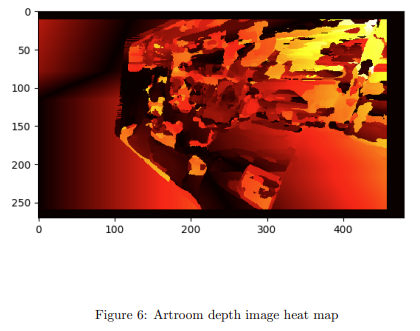
#> input picture images/art_room_depth.png, 420 x 331 px, given in place of project2.avi, which was not available
$ python Problem1.py
#> lines starting #> are read from the running program, lines starting #| are printed output that depends on the picture; after the words box and inside, x2 and y2 are one past the last pixel; in counts of white or black regions, pixels touching at a corner belong together; pictures that were not available may be replaced by others from this repository, and a replacement may not be noted

# Import necessary libraries
import numpy as np
import cv2
import matplotlib.pyplot as plt
import math
# Loading video file
cap = cv2.VideoCapture('project2.avi')

# Initializing arrays for storing Hough space parameters
hough_x = []
hough_y = []

def canny(image):
    blur = cv2.GaussianBlur(image, (7,7), 0)
    gray = cv2.cvtColor(blur, cv2.COLOR_RGB2GRAY)
    canny = cv2.Canny(gray, 85, 255)
    return canny


# Defining a function for performing Hough transform
def hough_transform(frame, res=1, angle_step=1):
    w, h = frame.shape
    theta = np.deg2rad(np.arange(-90, 90, angle_step))
    rhp = np.ceil(int(math.sqrt(w**2 + h**2)))
    rhl = np.arange(-rhp, rhp+1, res)
    costheta = np.cos(theta)
    sintheta = np.sin(theta)

    # Creating an accumulator matrix for storing Hough space values
    acc = np.zeros((len(rhl), len(theta)), dtype=np.uint64)
    yid, xid = np.nonzero(frame)
    for i in range(len(xid)):
        xn = xid[i]
        yn = yid[i]
        for j in range(len(theta)):
            rho = int(rhp + int(xn * costheta[j] + yn * sintheta[j]))
            acc[rho, j] += 1

    # Returning the accumulator matrix and associated rho and theta values
    return acc, rhl, theta

# Defining a function for identifying peaks in the Hough space
def find_hough_peaks(hough_acc, num_peaks, threshold=295, neighbourhood=2):

    indices = []
    # Iterating over the specified number of peaks to identify
    for i in range(num_peaks):
        # Finding the index of the maximum value in the accumulator matrix
        idx = np.argmax(hough_acc)
        hough_acc_idx = np.unravel_index(idx, hough_acc.shape)
        indices.append(hough_acc_idx)
        # Suppressing peaks in the neighborhood around the maximum value
        y, x = hough_acc_idx
        x_min = max(x - neighbourhood, 0)
        x_max = min(x + neighbourhood + 1, hough_acc.shape[1])
        y_min = max(y - neighbourhood, 0)
        y_max = min(y + neighbourhood + 1, hough_acc.shape[0])
        hough_acc[y_min:y_max, x_min:x_max] = 0
    # Returning the peak indices and the modified accumulator matrix
    return indices, hough_acc


def draw_lines(img, idx, rho, theta):
    color = (0, 0, 255)
    for i in range(len(idx)):
        r = rho[idx[i][0]]
        t = theta[idx[i][1]]
        if t==0 and t==np.pi:
            cv2.line(img, (r, 0), (r, img.shape[0]), (255, 0, 0), 2)
        else:
            m = -1 / np.tan(t)
            b = r / np.sin(t)
            y1 = 0
            x1 = int((y1 - b) / m)
            y2 = img.shape[0]
            x2 = int((y2 - b) / m)
            cv2.line(img, (x1, y1), (x2, y2), (0, 0, 255), 2)


# [52 lines left out: functions hough_interesction_check, homography, decomposition, not called in this run]

dst_points = [(0, 0, 0), (1, 0, 0), (1, 1, 0), (0, 1, 0)]

r = []
p = []
y = []
t_x = []
t_y = []
t_z  = []

while cap.isOpened():
    ret, frame = cap.read()
#> frame is the input picture: shape (331, 420, 3); mean B, G, R 120.2, 132.8, 181.6
    if ret:


        # Getting edges from Processed image
        edges = canny(frame)
#> in canny, `blur = cv2.GaussianBlur(image, (7,7), 0)`:
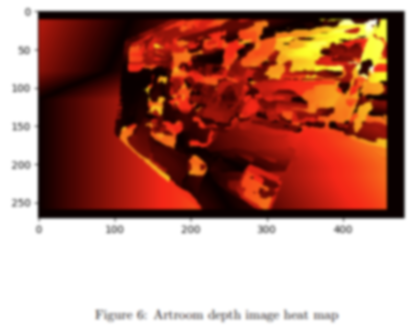
#> blur: shape (331, 420, 3); mean B, G, R 120.2, 132.8, 181.6
#> in canny, `gray = cv2.cvtColor(blur, cv2.COLOR_RGB2GRAY)`:
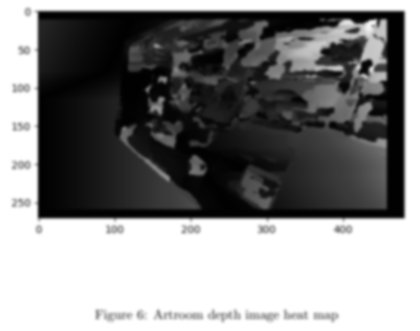
#> gray: shape (331, 420); min 1, max 255, mean 134.6
#> in canny, `canny = cv2.Canny(gray, 85, 255)`:
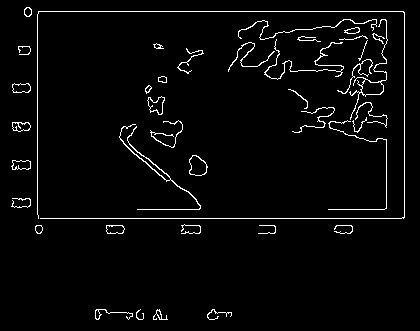
#> canny: shape (331, 420); 3.2% white in thin lines or dots, all inside (x1, y1, x2, y2) = (11, 7, 405, 320)

        # Applying the Hough transform to detect lines in the image
        accumulator, rhos, thetas = hough_transform(edges)
#> in hough_transform, `yid, xid = np.nonzero(frame)`: yid = 4385 values from 7 to 319; xid = 4385 values, max 404 at index 386, min 11 at index 3057, mean 235.5
#> the loop in hough_transform, `for i in range(len(xid)):` made 4385 passes
#> (xn, yn) on passes 1 to 3: (26, 7), (27, 7), (28, 7)
#> after the loop in hough_transform, `for i in range(len(xid)):`:
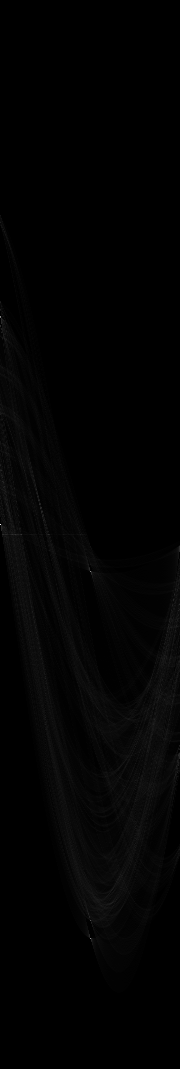
#> acc: shape (1069, 180) uint64; min 0, max 368, mean 4.1; drawn with min black and max white
#> rhos = 1069 values from -534 to 534; thetas = 180 values from -1.57 to 1.55
        peak_indexes, _ = find_hough_peaks(accumulator, 4, neighbourhood=1)
#> the loop in find_hough_peaks, `for i in range(num_peaks):` made 4 passes
#> (idx, y, x, x_min, x_max, y_min, y_max) on passes 1 to 4: (94320, 524, 0, 0, 2, 523, 526), (168930, 938, 90, 89, 92, 937, 940), (102870, 571, 90, 89, 92, 570, 573), (56880, 316, 0, 0, 2, 315, 318)
#> after the loop in find_hough_peaks, `for i in range(num_peaks):`: indices = [(524, 0), (938, 90), (571, 90), (316, 0)]
#> peak_indexes = [(524, 0), (938, 90), (571, 90), (316, 0)]
#> the loop in draw_lines, `for i in range(len(idx)):` made 1 pass
#> (r, t, m, b, y1, x1, y2, x2) on pass 1: (-10, -1.57, 6.12e-17, 10, 0, -163312393531953696, 331, 5242327832375713792)
#> (the run stopped early here; a loop or call above may not have finished)

$ run again, on images/artroom_matches.png
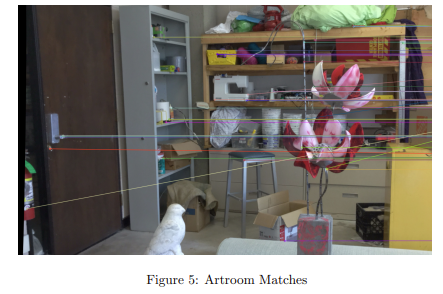
#> input picture images/artroom_matches.png, 443 x 294 px, given in place of project2.avi, which was not available
#> frame is the input picture: shape (294, 443, 3); mean B, G, R 118.5, 124.3, 129.5
#> in canny, `gray = cv2.cvtColor(blur, cv2.COLOR_RGB2GRAY)`:
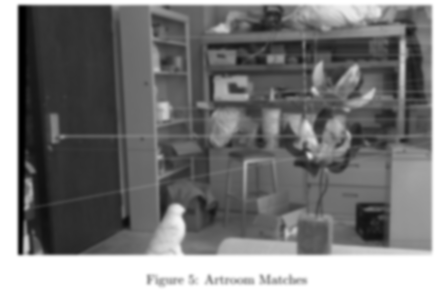
#> gray: shape (294, 443); min 0, max 255, mean 123.2
#> in canny, `canny = cv2.Canny(gray, 85, 255)`:
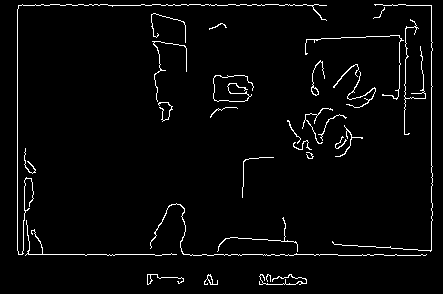
#> canny: shape (294, 443); 3% white in thin lines or dots, all inside (x1, y1, x2, y2) = (17, 4, 433, 285)
#> yid = 3892 values from 4 to 284; xid = 3892 values, max 432 at index 779, min 17 at index 380, mean 248.9
#> the loop in hough_transform, `for i in range(len(xid)):` made 3892 passes
#> xn on passes 1 to 3: 22, 35, 41
#> rhos = 1063 values from -531 to 531; thetas = 180 values from -1.57 to 1.55
#> the loop in find_hough_peaks, `for i in range(num_peaks):` made 4 passes
#> (idx, y, x, x_min, x_max, y_min, y_max) on passes 1 to 4: (49860, 277, 0, 0, 2, 276, 279), (98730, 548, 90, 89, 92, 547, 550), (173250, 962, 90, 89, 92, 961, 964), (94860, 527, 0, 0, 2, 526, 529)
#> after the loop in find_hough_peaks, `for i in range(num_peaks):`: indices = [(277, 0), (548, 90), (962, 90), (527, 0)]
#> the loop in draw_lines, `for i in range(len(idx)):` made 1 pass
#> (r, t, m, b, y1, x1, y2, x2) on pass 1: (-254, -1.57, 6.12e-17, 254, 0, -4148134795711623680, 294, 653249574127814784)

$ run again, on images/ball_tracking.png
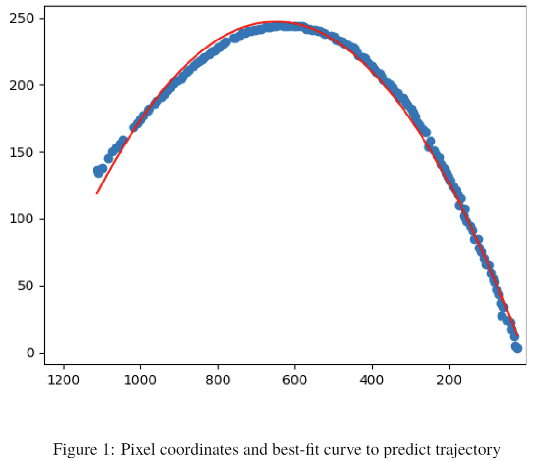
#> input picture images/ball_tracking.png, 537 x 461 px, given in place of project2.avi, which was not available
#> frame is the input picture: shape (461, 537, 3); mean B, G, R 248.3, 247.1, 246.9
#> in canny, `gray = cv2.cvtColor(blur, cv2.COLOR_RGB2GRAY)`:
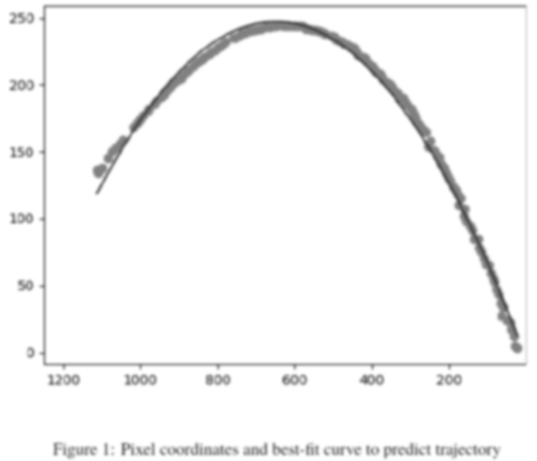
#> gray: shape (461, 537); min 82, max 255, mean 247.4
#> in canny, `canny = cv2.Canny(gray, 85, 255)`:
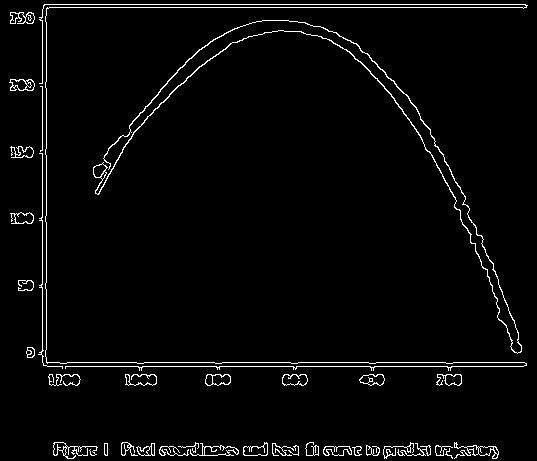
#> canny: shape (461, 537); 3% white in thin lines or dots
#> yid = 7325 values from 4 to 458; xid = 7325 values, max 527 at index 486, min 9 at index 1904, mean 245.3
#> rhos = 1415 values from -707 to 707; thetas = 180 values from -1.57 to 1.55
#> the loop in find_hough_peaks, `for i in range(num_peaks):` made 4 passes
#> (idx, hough_acc_idx, y, y_min, y_max) on passes 1 to 4: (126720, (704, 0), 704, 703, 706), (126180, (701, 0), 701, 700, 703), (61380, (341, 0), 341, 340, 343), (62100, (345, 0), 345, 344, 347)
#> after the loop in find_hough_peaks, `for i in range(num_peaks):`: indices = [(704, 0), (701, 0), (341, 0), (345, 0)]
#> the loop in draw_lines, `for i in range(len(idx)):` made 1 pass
#> (r, t, m, b, y1, x1, y2, x2) on pass 1: (-3, -1.57, 6.12e-17, 3, 0, -48993718059586112, 461, 7479707623763479552)
